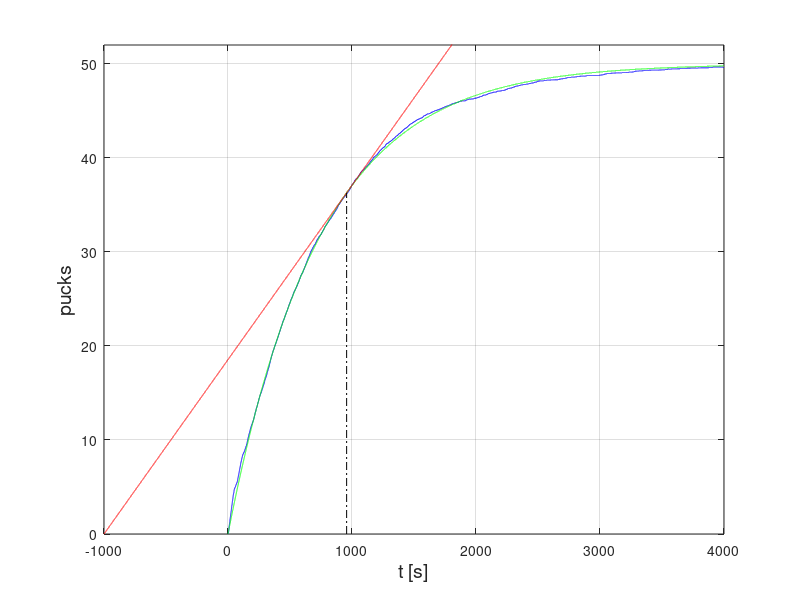

The MATLAB source for this figure:
close all;
clear all;

avg = load('avgGainFct_50.dat');

[M N] = size(avg.g);


% maxiaml time
MAX_TIME = 4000;
N = min(MAX_TIME * 10, N);

% patch swichting time [s]
TAU = 1000;

% times
time = 0.1:0.1:N*0.1;
tangentTime = -TAU:0.1:N*0.1;

% MVT theoretical optimal patch residents time [s]
RT = 956.7;

% number of pucks in a patch
NP = 50;

lamda = 0.001352;

% theoretical gain function
g = NP * (1 - exp(-lamda * time) );


% gradiant at optimal residents time
m = NP * lamda * exp(-lamda * RT);

% tangent
y = m * tangentTime + TAU * m;

% line
lx(1) = RT;
ly(1) = 0;
lx(2) = RT;
ly(2) = NP * (1 - exp(-lamda * RT));

figure(1);
plot(time, avg.g(1:N), 'b-');
hold on;
plot(time, g, 'g-');
plot(tangentTime, y, 'r-');
plot(lx, ly, 'k-.');
hold off;
grid on;
xlabel('t [s]', 'fontsize', 14);
ylabel('pucks', 'fontsize', 14);
axis([-TAU MAX_TIME 0 52]);

%print('mvtTangent.eps', '-depsc');

j = 0;
for i = 1:10:N
  j = j + 1;
  avgG(j) = avg.g(i);
  G(j) = g(i);
end

fd = fopen('mvtTangent1.dat', 'wt');
fprintf(fd, '%f\n', avgG);
fclose(fd);

fd = fopen('mvtTangent2.dat', 'wt');
fprintf(fd, '%f\n', g);
fclose(fd);